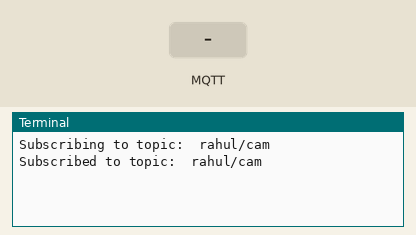
This program was run on a simulated Raspberry Pi (BCM pin numbers). On the bench: the last lines printed to the terminal. The inputs (shaded band) are chosen by the test bench. No MQTT or app messages arrive unless stated; the camera gives no picture and a still takes 0.5 s; the clock reads 2024-03-15 10:24:30 at power-on unless the program sets it.

Above: at 1.3 s.
1.4 s: MQTT message "1" arrives on the first subscribed topic
At 2.6 s:
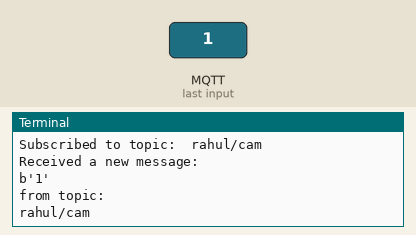
2.9 s: MQTT message "on" arrives on the first subscribed topic
At 4.0 s:
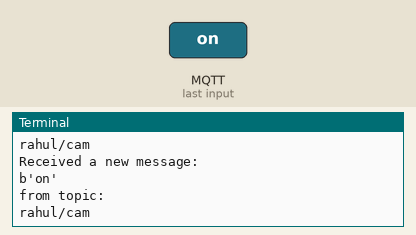
4.4 s: MQTT message "off" arrives on the first subscribed topic
At 5.2 s:
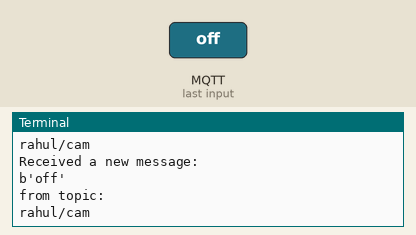

Measured:
- after the input at 1.4 s, the terminal: prints a new line at once (image 1)
- after the input at 2.9 s, the terminal: prints a new line at once (image 2)
- after the input at 4.4 s, the terminal: prints a new line at once (image 3)

The program:

alexaCaptureImage.py
```python
from AWSIoTPythonSDK.MQTTLib import AWSIoTMQTTClient
import logging
from picamera import PiCamera
import time

# initializing logger
logger = logging.getLogger()
logger.setLevel(logging.DEBUG)

#setting up MQTT details
host = "ac13cwuti4i3x-ats.iot.us-east-1.amazonaws.com"
certPath = "/home/pi/rahul/awsIot/"
clientId = "rahul-pi-demo-subscriber"
subscribeTopicName = "rahul/cam"
camera = PiCamera()

# Init AWSIoTMQTTClient
myAWSIoTMQTTClient = None
myAWSIoTMQTTClient = AWSIoTMQTTClient(clientId)
myAWSIoTMQTTClient.configureEndpoint(host, 8883)
myAWSIoTMQTTClient.configureCredentials("{}root-ca.pem".format(certPath), "{}72026dff66-private.pem".format(certPath), "{}72026dff66-certificate.pem.crt".format(certPath))

# AWSIoTMQTTClient connection configuration
myAWSIoTMQTTClient.configureAutoReconnectBackoffTime(1, 32, 20)
myAWSIoTMQTTClient.configureOfflinePublishQueueing(-1)  # Infinite offline Publish queueing
myAWSIoTMQTTClient.configureDrainingFrequency(2)  # Draining: 2 Hz
myAWSIoTMQTTClient.configureConnectDisconnectTimeout(10)  # 10 sec
myAWSIoTMQTTClient.configureMQTTOperationTimeout(5)  # 5 sec
myAWSIoTMQTTClient.connect()

def customCallback(clientid, userdata, message):
    print("Received a new message: ")
    print(message.payload)
    print("from topic: ")
    print(message.topic)
    camera.capture('foo.jpg')


print("Subscribing to topic: ", subscribeTopicName)
myAWSIoTMQTTClient.subscribe(subscribeTopicName, 1, customCallback)
print("Subscribed to topic: ", subscribeTopicName)


# Publish message to the above topic when PIR sensor detects motion
while True:
    time.sleep(10)

myAWSIoTMQTTClient.disconnect()
```
